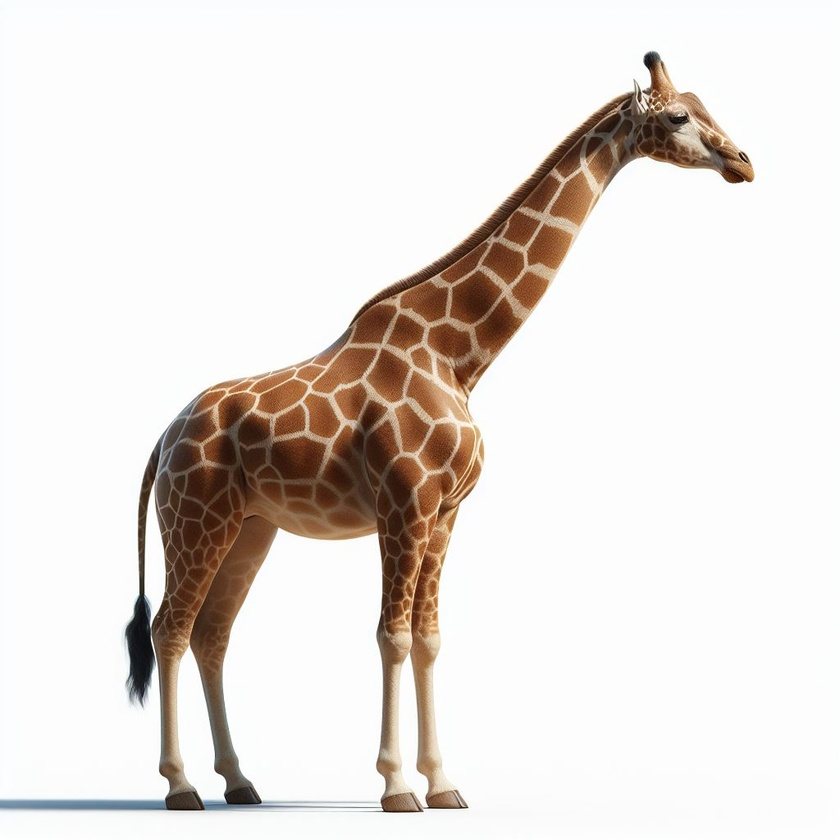
#> input picture FEI-CC7711-VisaoComputacional-main/GIRAFA.jpeg, 840 x 840 px, shrunk from 1024 x 1024 before the run, found by its file name
$ python operadorMorfologico-Girafa.py
#> lines starting #> are read from the running program, lines starting #| are printed output that depends on the picture; after the words box and inside, x2 and y2 are one past the last pixel; in counts of white or black regions, pixels touching at a corner belong together
#pip install opencv-python
import numpy as np
import math
import cv2
import matplotlib.pyplot as plt

#Importa e converta para RGB
img = cv2.imread('C:/Users/gvendra/Downloads/FEI-CC7711-VisaoComputacional-main/Girafa.jpEg')
#> img is the input picture: shape (840, 840, 3); mean B, G, R 219.7, 224, 230
img = cv2.cvtColor(img, cv2.COLOR_BGR2RGB)

#Filtro de ruído (bluring)
img_blur = cv2.blur(img,(5,5))

#Convertendo para preto e branco (RGB -> Gray Scale -> BW)
img_gray = cv2.cvtColor(img_blur, cv2.COLOR_RGB2GRAY)
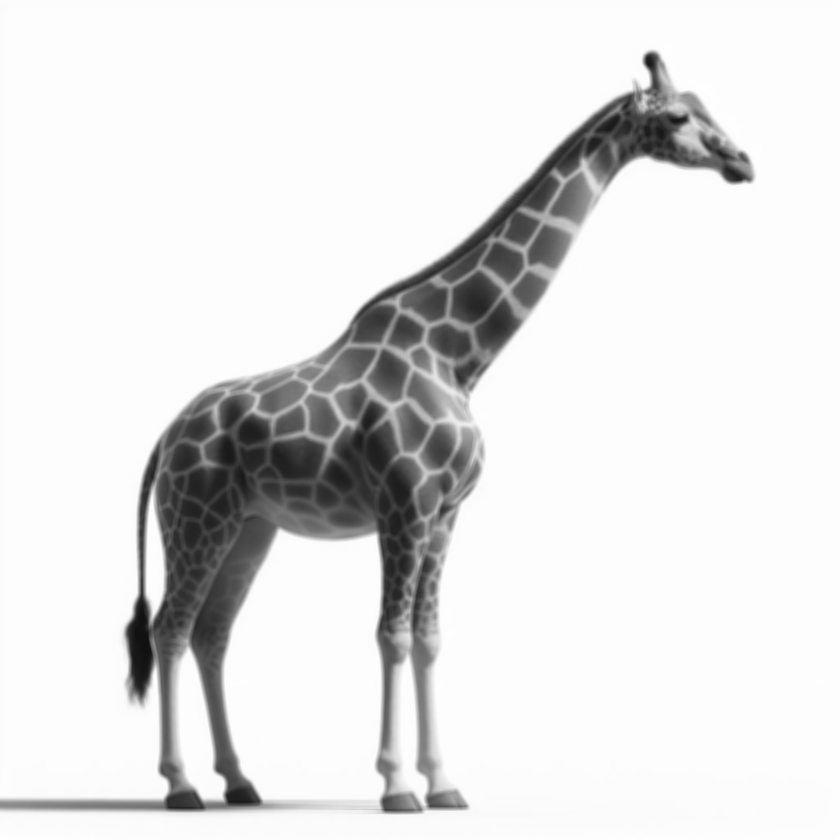
#> img_gray: shape (840, 840); min 16, max 255, mean 225.3
a = img_gray.max()
#> a = 255
_, thresh = cv2.threshold(img_gray, a/2+100, a,cv2.THRESH_BINARY_INV)
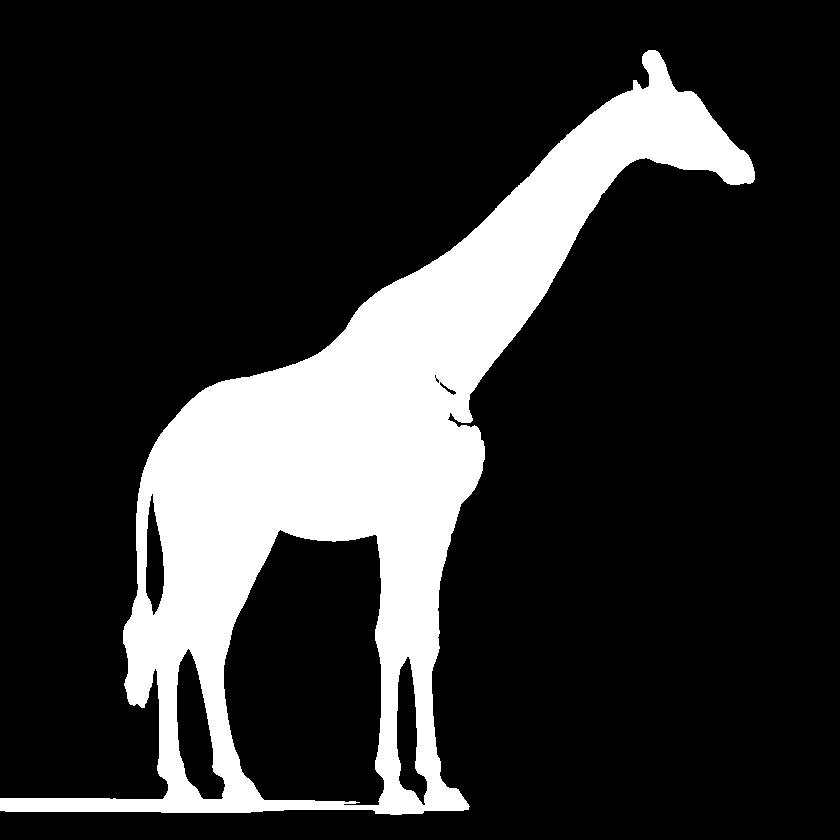
#> thresh: shape (840, 840); 18.8% white; 1 white region, box (x1, y1, x2, y2) and area: (0, 50, 755, 815) 132530

#preparando o "kernel"
kernel = np.ones((12,12), np.uint8)


#operadores Morfologicos
img_dilate = cv2.dilate(thresh,kernel,iterations = 1)
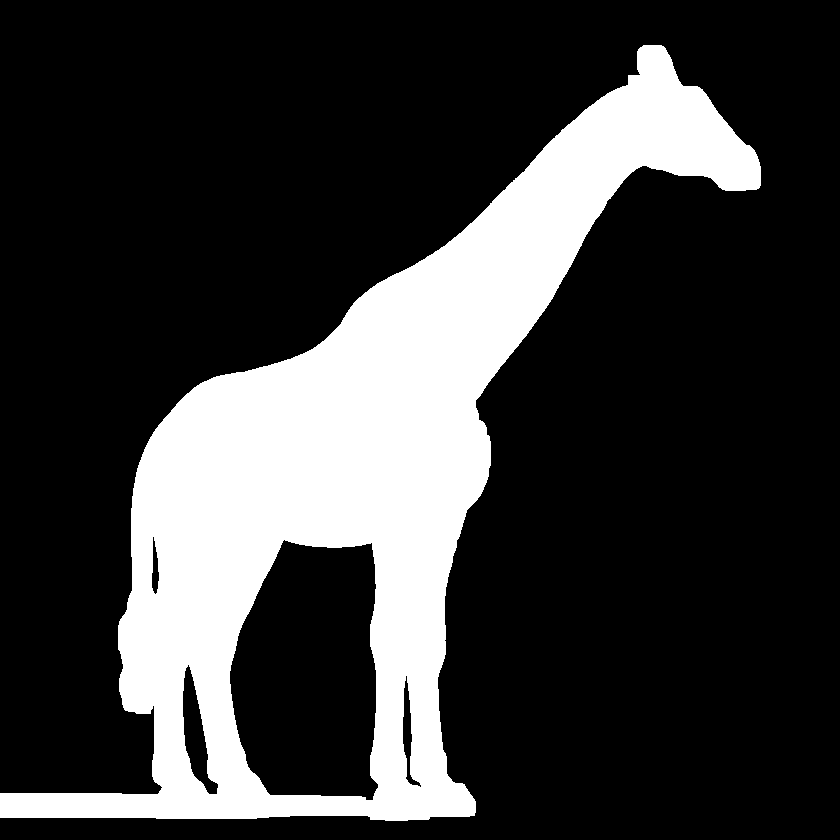
#> img_dilate: shape (840, 840); 22.8% white; 1 white region, box (x1, y1, x2, y2) and area: (0, 45, 761, 821) 161139
img_erode = cv2.erode(thresh,kernel,iterations = 1)
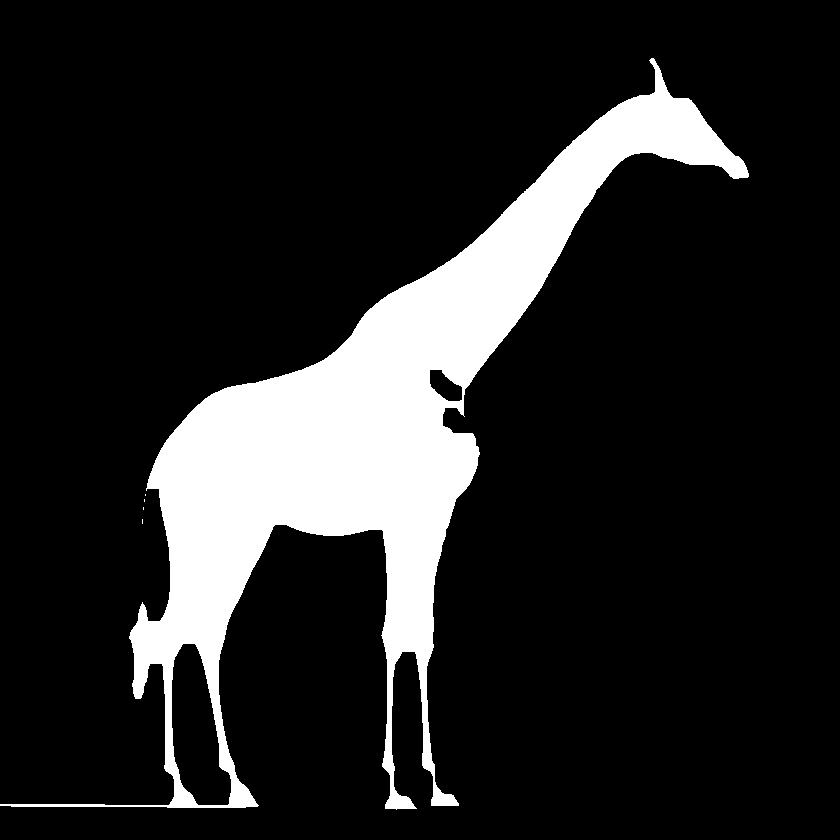
#> img_erode: shape (840, 840); 14.5% white; 5 white regions (4 under 20 px), largest, box (x1, y1, x2, y2) and area: (0, 58, 749, 810) 102184
img_open = cv2.morphologyEx(thresh, cv2.MORPH_OPEN, kernel)
#> img_open: shape (840, 840); 18.5% white; 1 white region, box (x1, y1, x2, y2) and area: (0, 53, 755, 816) 130512
img_close = cv2.morphologyEx(thresh, cv2.MORPH_CLOSE, kernel)
#> img_close: shape (840, 840); 18.9% white; 1 white region, box (x1, y1, x2, y2) and area: (0, 51, 756, 816) 133701
img_grad = cv2.morphologyEx(thresh, cv2.MORPH_GRADIENT, kernel)
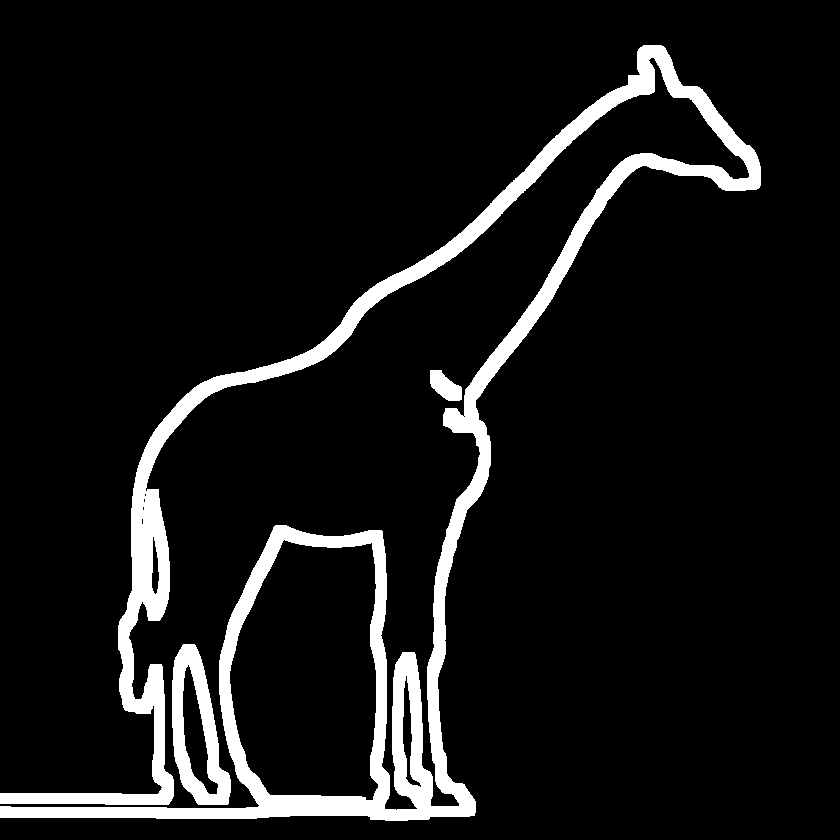
#> img_grad: shape (840, 840); 8.4% white; 3 white regions, box (x1, y1, x2, y2) and area: (0, 45, 761, 821) 53990, (172, 644, 231, 805) 4318, (430, 370, 462, 401) 634
img_tophat = cv2.morphologyEx(thresh, cv2.MORPH_TOPHAT, kernel)
#> img_tophat: shape (840, 840); 0.58% white; 114 white regions (96 under 20 px), largest, box (x1, y1, x2, y2) and area: (123, 75, 650, 644) 1746, (265, 781, 385, 814) 1048, (375, 665, 382, 772) 122
img_blackhat = cv2.morphologyEx(thresh, cv2.MORPH_BLACKHAT, kernel)
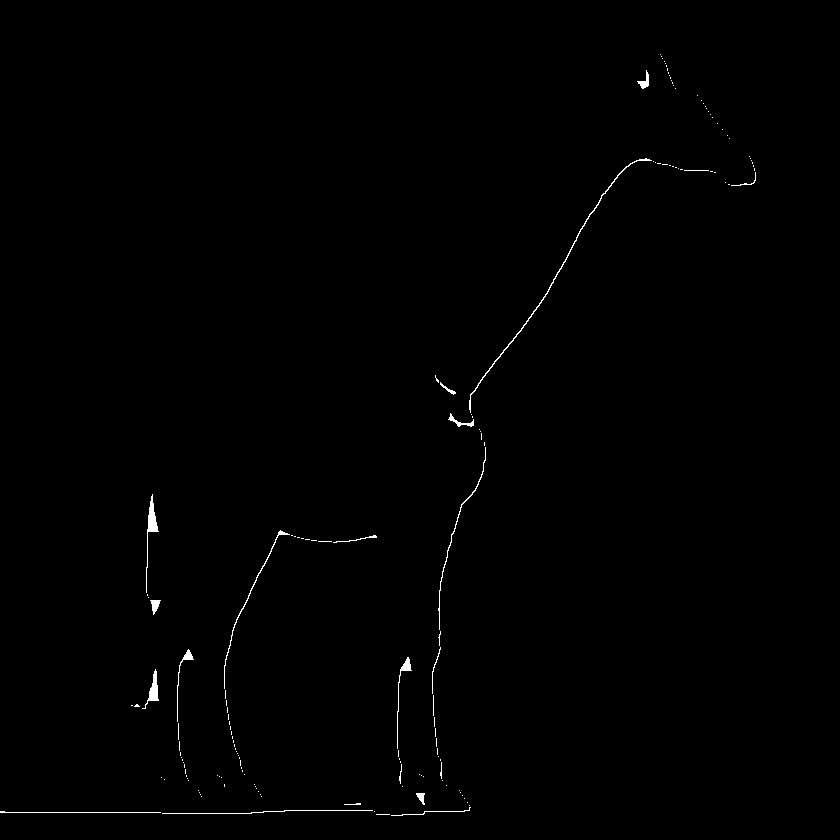
#> img_blackhat: shape (840, 840); 0.46% white in thin lines or dots, all inside (x1, y1, x2, y2) = (0, 54, 756, 816)

# Plot the images
imagens = [img, img_blur,  img_gray,thresh,img_erode,img_dilate, img_open, img_close, img_grad,
          img_tophat, img_blackhat]

formatoX = math.ceil(len(imagens)**.5)
#> formatoX = 4
if (formatoX**2-len(imagens))>formatoX:
    formatoY = formatoX-1
#> formatoY = 3
else:
    formatoY = formatoX

for i in range(len(imagens)):
    plt.subplot(formatoY, formatoX, i + 1)
    plt.imshow(imagens[i],'gray')
    plt.xticks([]),plt.yticks([])
#> this loop made 11 passes
plt.show()
